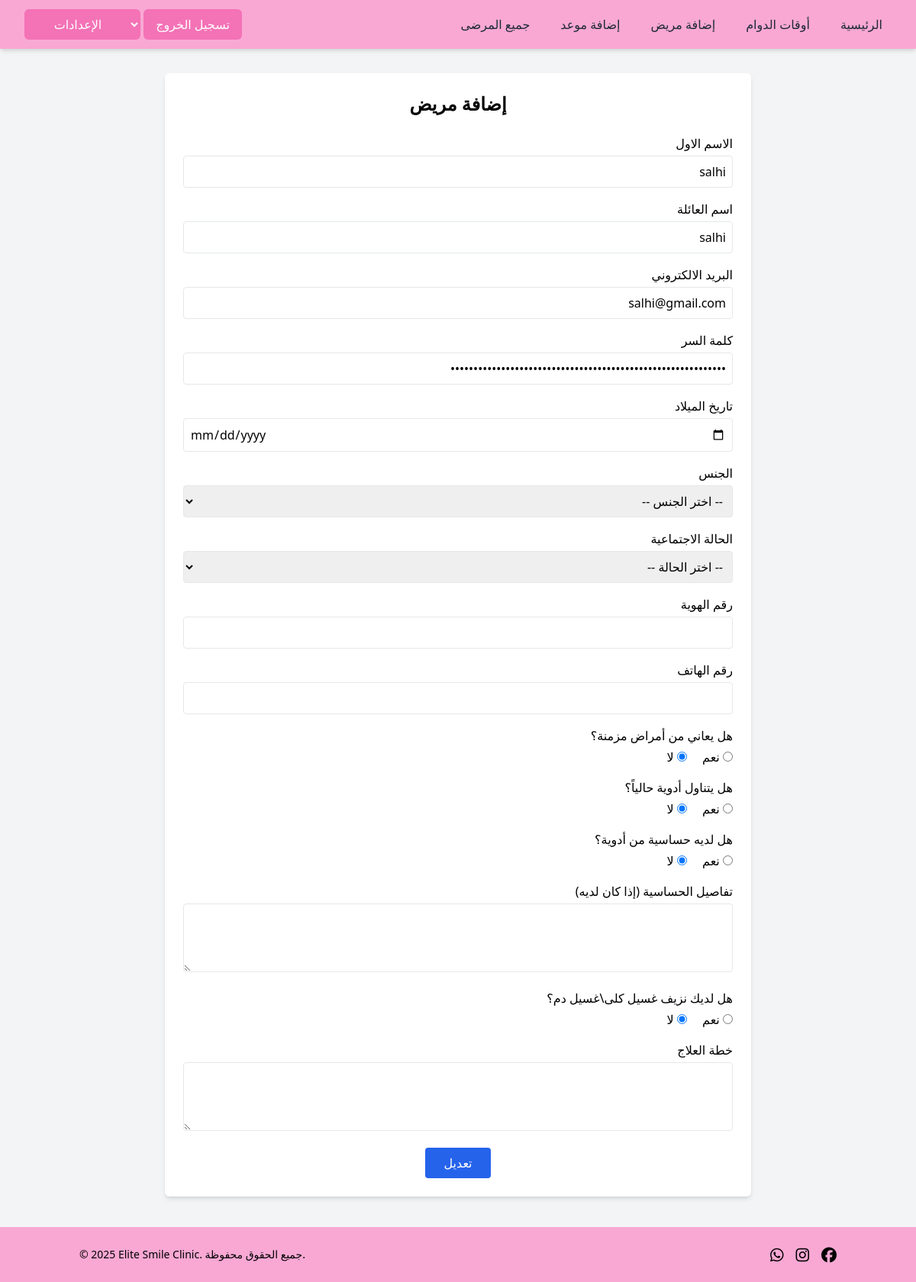
The app's page /doctor/edit_patient_display/3 with its own data.
### clinic_app/models.py (models this page shows, shortened)
class User(models.Model):
    first_name = models.CharField(max_length=255)
    last_name = models.CharField(max_length=255)
    email = models.CharField(max_length=255)
    password = models.CharField(max_length=255)
    role = models.CharField(max_length=255, default='patient')
    doctor = models.ForeignKey('self', null=True, blank=True, on_delete=models.SET_NULL, related_name='patients')
    birth_date = models.DateField(blank=True, null=True)
    gender = models.CharField(max_length=10, blank=True)  # No need for null=True in CharField
    social_status = models.CharField(max_length=20, blank=True)
    id_number = models.CharField(max_length=20, blank=True)
    phone = models.CharField(max_length=20, blank=True)
    chronic_disease = models.BooleanField(default=False)
    takes_medications = models.BooleanField(default=False)
    drug_allergy = models.BooleanField(default=False)
    allergy_details = models.TextField(blank=True)
    dialysis =models.BooleanField(default=False)
    treatment_plan = models.TextField(blank=True)
    created_at = models.DateTimeField(auto_now_add=True)
    updated_at = models.DateTimeField(auto_now=True)
    objects = UserManager()

### doctor_app/views.py (the view)
# urls.py: path('edit_patient_display/<int:patientid>', views.edit_patient_display, name='edit_patient_display'),
def edit_patient_display(request,patientid):
    context={
        'patient':User.objects.get(id=patientid)
    }
    return render(request,'doctor/edit_patient_display.html',context)

### doctor_app/templates/doctor/edit_patient_display.html (shortened to what this page needs)
<!DOCTYPE html>
<html lang="ar" dir="rtl">
<head>
    <script src="https://cdn.tailwindcss.com"></script>
</head>
<body class="bg-gray-100 font-sans">
    <body class="bg-gray-100 font-sans">
        <div dir="ltr">
            {% include 'doctor/navbardoctor.html' %}
        </div>
    <div class="max-w-3xl mx-auto p-6 bg-white shadow-md rounded-md mt-8">
        <h1 class="text-2xl font-bold mb-6 text-center">إضافة مريض</h1>
        <form method="POST" action="/doctor/update_user_info/{{patient.id}}" class="space-y-4">
            <div>
                <label for="first_name" class="block font-medium">الاسم الاول </label>
                <input type="text" id="first_name" name="first_name" value="{{patient.first_name}}"  class="w-full mt-1 p-2 border rounded" required>
            </div>
            <div>
                <label for="last_name" class="block font-medium">اسم العائلة </label>
                <input type="text" id="last_name" name="last_name" value="{{patient.last_name}}"  class="w-full mt-1 p-2 border rounded" required>
            </div>
            <div>
                <label for="email" class="block font-medium"> البريد الالكتروني </label>
                <input type="email" id="email" name="email" value="{{patient.email}}"  class="w-full mt-1 p-2 border rounded" required>
            </div>
            <div>
                <label for="password" class="block font-medium"> كلمة السر  </label>
                <input type="password" id="password" name="password" value="{{patient.password}}"  class="w-full mt-1 p-2 border rounded" required>
            </div>
            <div>
                <label for="birthdate" class="block font-medium">تاريخ الميلاد</label>
                <input type="date" id="birthdate" name="birth_date" value="{{ patient.birth_date|date:'Y-m-d' }}" class="w-full mt-1 p-2 border rounded" required>
            </div>
            <div>
                <label for="gender" class="block font-medium">الجنس</label>
                <select id="gender" name="gender"  class="w-full mt-1 p-2 border rounded" required>
                    <option value="">-- اختر الجنس --</option>
                </select>
            </div>
            <div>
                <label for="marital_status" class="block font-medium">الحالة الاجتماعية</label>
                <select id="marital_status" name="marital_status"  class="w-full mt-1 p-2 border rounded" required>
                    <option value="">-- اختر الحالة --</option>
                </select>
            </div>
            <div>
                <label for="id_number" class="block font-medium">رقم الهوية</label>
                <input type="text" id="id_number" name="id_number" value="{{patient.id_number}}"  class="w-full mt-1 p-2 border rounded" required>
            </div>
            <div>
                <label for="phone" class="block font-medium">رقم الهاتف</label>
                <input type="tel" id="phone" name="phone" value="{{patient.phone}}"  class="w-full mt-1 p-2 border rounded" required>
            </div>
            <div>
                <span class="block font-medium">هل يعاني من أمراض مزمنة؟</span>
                <div class="mt-1 space-x-4 space-x-reverse" >
                    <label>
                        <input type="radio" id="chronic_yes" name="chronic_disease" value="True" {% if user.chronic_disease %}checked{% endif %} required> نعم
                    </label>
                    <label>
                        <input type="radio" id="chronic_no" name="chronic_disease" value="False" {% if not user.chronic_disease %}checked{% endif %}> لا
                    </label>
                </div>
            </div>
            <div>
                <span class="block font-medium" >هل يتناول أدوية حالياً؟</span>
                <div class="mt-1 space-x-4 space-x-reverse">
                    <label><input type="radio" name="takes_medications" value="True" {% if user.takes_medications %}checked{% endif %}> نعم</label>
                    <label><input type="radio" name="takes_medications" value="False" {% if not user.takes_medications %}checked{% endif %}> لا</label>
                </div>
            </div>
            <div>
                <span class="block font-medium" >هل لديه حساسية من أدوية؟</span>
                <div class="mt-1 space-x-4 space-x-reverse">
                    <label>
                        <input type="radio" id="allergy_yes" name="drug_allergy" value="True" {% if user.drug_allergy %}checked{% endif %} required> نعم
                    </label>
                    <label>
                        <input type="radio" id="allergy_no" name="drug_allergy" value="False" {% if not user.drug_allergy %}checked{% endif %}> لا
                    </label>
                </div>
            </div>
            <div>
                <label for="allergy_details" class="block font-medium" >تفاصيل الحساسية (إذا كان لديه)</label>
                <textarea id="allergy_details"  name="allergy_details" rows="3" class="w-full mt-1 p-2 border rounded" required>{{patient.allergy_details}}</textarea>
            </div>
            <div>
                <span class="block font-medium">هل لديك نزيف غسيل كلى\غسيل دم؟</span>
                <div class="mt-1 space-x-4 space-x-reverse" >
                    <label>
                        <input type="radio" id="dialysis_yes" name="dialysis" value="True"
                          {% if user.dialysis %}checked{% endif %} required> نعم
                      </label>
                      <label>
                        <input type="radio" id="dialysis_no" name="dialysis" value="False"
                          {% if not user.dialysis %}checked{% endif %}> لا
                      </label>
                </div>
            </div>
            <div>
                <label for="dialysis_details" class="block font-medium">خطة العلاج</label>
                <textarea id="dialysis_details" name="dialysis_details" rows="3" class="w-full mt-1 p-2 border rounded" required>{{patient.treatment_plan}}</textarea>
            </div>
            <div class="text-center">
                <button type="submit" class="bg-blue-600 hover:bg-blue-700 text-white py-2 px-6 rounded">تعديل </button>
            </div>
        </form>
    </div>
    <div dir="ltr">
        {% include 'clinic/footer.html' %}
    </div>
</body>
</html>

### records on screen
User: first_name "salhi", last_name "salhi", email "salhi@gmail.com"
